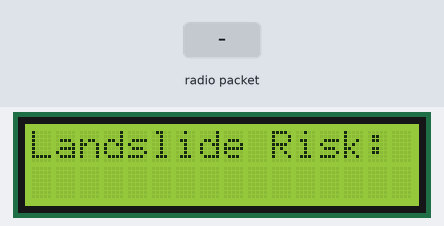
Simulated run of this sketch. Board: Arduino Uno, built with avr-gcc and run on an emulated ATmega328P. Shown: 16×2 character LCD. The test bench sets the inputs (shaded band). No radio packets arrive unless stated; what the sketch prints to the serial monitor is not drawn.

Above: at 1.2 s.
1.3 s: radio packet "1" arrives
At 1.8 s:
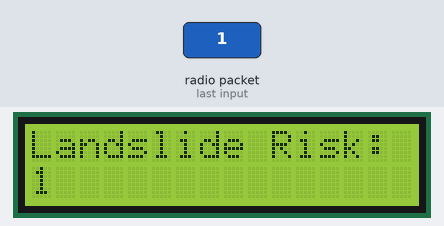
3.0 s: radio packet "0" arrives
At 4.2 s:
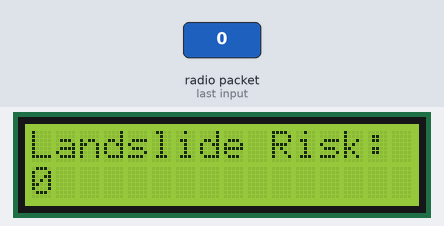
4.5 s: radio packet "2" arrives
At 5.6 s:
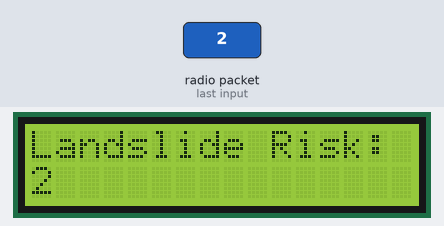
Timing chart, 0 to 7.5 s (numbered marks = the images above; inputs shaded):
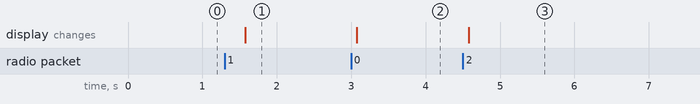

Measured:
- after the input at 1.3 s, the display: changes after 0.27 s (image 1)
- after the input at 3.0 s, the display: changes after 0.08 s (image 2)
- after the input at 4.5 s, the display: changes after 0.08 s (image 3)

The sketch:

nrfrx.ino
```cpp
#include <SPI.h>
#include <nRF24L01.h>
#include <RF24.h>
#include <LiquidCrystal.h>

// NRF24L01 pins
#define CE_PIN 9
#define CSN_PIN 10

// Initialize the NRF24L01 radio
RF24 radio(CE_PIN, CSN_PIN);

// Address through which the two modules communicate.
const byte address[6] = "00001";

// Initialize the LCD
LiquidCrystal lcd(7, 8, 5, 4, 3, 2);

void setup() {
  // Start serial communication for debugging purposes
  Serial.begin(9600);

  // Initialize the radio
  radio.begin();
  radio.openReadingPipe(0, address);
  radio.setPALevel(RF24_PA_LOW);
  radio.startListening();

  // Initialize the LCD
  lcd.begin(16, 2);
  lcd.print("Landslide Risk:");
}

void loop() {
  if (radio.available()) {
    char text[32] = "";
    radio.read(&text, sizeof(text));

    // Clear the previous content
    lcd.setCursor(0, 1);
    lcd.print("                "); // Clear the second line

    // Display the received data
    lcd.setCursor(0, 1);
    lcd.print(text);

    // Print the received data to the serial monitor
    Serial.println(text);
  }

  delay(500);
}
```
